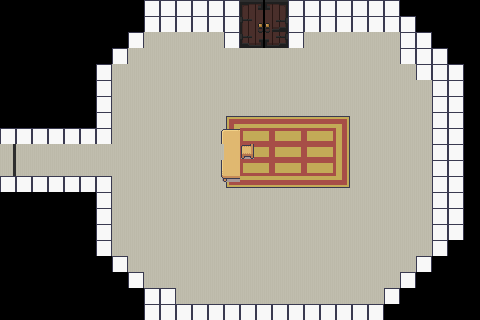

This is a level from a 2D game, rendered from its Tiled map with the project's own tilesets. A one-line summary and the complete map file follow:
An orthogonal 30x20 tile map with 16x16 px tiles, 4 tile layers (MainFloor, Walls, FurnitureAux, FurnitureSprites), 3 tilesets and 2 objects.

<map version="1.10" tiledversion="1.10.0" orientation="orthogonal" renderorder="right-down" width="30" height="20" tilewidth="16" tileheight="16" infinite="0" nextlayerid="12" nextobjectid="9">
 <tileset firstgid="1" name="Room_Builder_free_16x16" tilewidth="16" tileheight="16" tilecount="391" columns="17">
  <image source="Room_Builder_free_16x16.png" width="272" height="368" />
 </tileset>
 <tileset firstgid="392" source="Interiors_free_16x16.tsx" />
 <tileset firstgid="1816" source="Door.tsx" />
 <layer id="1" name="MainFloor" width="30" height="20">
  <data encoding="csv">
0,0,0,0,0,0,0,0,0,0,0,0,0,0,0,0,0,0,0,0,0,0,0,0,0,0,0,0,0,0,
0,0,0,0,0,0,0,0,0,0,0,329,329,329,329,329,329,329,329,329,329,329,329,329,0,0,0,0,0,0,
0,0,0,0,0,0,0,0,0,329,329,329,329,329,329,329,329,329,329,329,329,329,329,329,329,0,0,0,0,0,
0,0,0,0,0,0,0,0,329,329,329,329,329,329,329,329,329,329,329,329,329,329,329,329,329,0,0,0,0,0,
0,0,0,0,0,0,0,329,329,329,329,329,329,329,329,329,329,329,329,329,329,329,329,329,329,329,0,0,0,0,
0,0,0,0,0,0,0,329,329,329,329,329,329,329,329,329,329,329,329,329,329,329,329,329,329,329,329,0,0,0,
0,0,0,0,0,0,0,329,329,329,329,329,329,329,329,329,329,329,329,329,329,329,329,329,329,329,329,0,0,0,
0,0,0,0,0,0,0,329,329,329,329,329,329,329,329,329,329,329,329,329,329,329,329,329,329,329,329,329,0,0,
0,0,0,0,0,0,0,329,329,329,329,329,329,329,329,329,329,329,329,329,329,329,329,329,329,329,329,329,329,0,
329,329,329,329,329,329,329,329,329,329,329,329,329,329,329,329,329,329,329,329,329,329,329,329,329,329,329,329,329,0,
329,329,329,329,329,329,329,329,329,329,329,329,329,329,329,329,329,329,329,329,329,329,329,329,329,329,329,329,329,0,
0,0,0,0,0,0,0,329,329,329,329,329,329,329,329,329,329,329,329,329,329,329,329,329,329,329,329,329,329,0,
0,0,0,0,0,0,0,329,329,329,329,329,329,329,329,329,329,329,329,329,329,329,329,329,329,329,329,329,329,0,
0,0,0,0,0,0,0,329,329,329,329,329,329,329,329,329,329,329,329,329,329,329,329,329,329,329,329,329,329,0,
0,0,0,0,0,0,0,329,329,329,329,329,329,329,329,329,329,329,329,329,329,329,329,329,329,329,329,329,0,0,
0,0,0,0,0,0,0,329,329,329,329,329,329,329,329,329,329,329,329,329,329,329,329,329,329,329,329,0,0,0,
0,0,0,0,0,0,0,0,329,329,329,329,329,329,329,329,329,329,329,329,329,329,329,329,329,329,0,0,0,0,
0,0,0,0,0,0,0,0,0,329,329,329,329,329,329,329,329,329,329,329,329,329,329,329,329,0,0,0,0,0,
0,0,0,0,0,0,0,0,0,0,329,329,329,329,329,329,329,329,329,329,329,329,329,329,0,0,0,0,0,0,
0,0,0,0,0,0,0,0,0,0,0,0,0,0,0,0,0,0,0,0,0,0,0,0,0,0,0,0,0,0
</data>
 </layer>
 <layer id="3" name="Walls" width="30" height="20">
  <data encoding="csv">
0,0,0,0,0,0,0,0,0,43,43,43,43,43,43,43,43,43,43,43,43,43,43,43,43,0,0,0,0,0,
0,0,0,0,0,0,0,0,0,43,43,43,43,43,43,0,0,0,43,43,43,43,43,43,43,43,0,0,0,0,
0,0,0,0,0,0,0,0,43,0,0,0,0,0,43,0,0,0,43,0,0,0,0,0,0,43,43,0,0,0,
0,0,0,0,0,0,0,43,0,0,0,0,0,0,0,0,0,0,0,0,0,0,0,0,0,43,43,43,0,0,
0,0,0,0,0,0,43,0,0,0,0,0,0,0,0,0,0,0,0,0,0,0,0,0,0,0,43,43,43,0,
0,0,0,0,0,0,43,0,0,0,0,0,0,0,0,0,0,0,0,0,0,0,0,0,0,0,0,43,43,0,
0,0,0,0,0,0,43,0,0,0,0,0,0,0,0,0,0,0,0,0,0,0,0,0,0,0,0,43,43,0,
0,0,0,0,0,0,43,0,0,0,0,0,0,0,0,0,0,0,0,0,0,0,0,0,0,0,0,43,43,0,
43,43,43,43,43,43,43,0,0,0,0,0,0,0,0,0,0,0,0,0,0,0,0,0,0,0,0,43,43,0,
0,0,0,0,0,0,0,0,0,0,0,0,0,0,0,0,0,0,0,0,0,0,0,0,0,0,0,43,43,0,
0,0,0,0,0,0,0,0,0,0,0,0,0,0,0,0,0,0,0,0,0,0,0,0,0,0,0,43,43,0,
43,43,43,43,43,43,43,0,0,0,0,0,0,0,0,0,0,0,0,0,0,0,0,0,0,0,0,43,43,0,
0,0,0,0,0,0,43,0,0,0,0,0,0,0,0,0,0,0,0,0,0,0,0,0,0,0,0,43,43,0,
0,0,0,0,0,0,43,0,0,0,0,0,0,0,0,0,0,0,0,0,0,0,0,0,0,0,0,43,43,0,
0,0,0,0,0,0,43,0,0,0,0,0,0,0,0,0,0,0,0,0,0,0,0,0,0,0,0,43,43,0,
0,0,0,0,0,0,43,0,0,0,0,0,0,0,0,0,0,0,0,0,0,0,0,0,0,0,0,43,0,0,
0,0,0,0,0,0,0,43,0,0,0,0,0,0,0,0,0,0,0,0,0,0,0,0,0,0,43,0,0,0,
0,0,0,0,0,0,0,0,43,0,0,0,0,0,0,0,0,0,0,0,0,0,0,0,0,43,0,0,0,0,
0,0,0,0,0,0,0,0,0,43,43,0,0,0,0,0,0,0,0,0,0,0,0,0,43,0,0,0,0,0,
0,0,0,0,0,0,0,0,0,43,43,43,43,43,43,43,43,43,43,43,43,43,43,43,0,0,0,0,0,0
</data>
 </layer>
 <layer id="6" name="FurnitureAux" width="30" height="20">
  <data encoding="csv">
0,0,0,0,0,0,0,0,0,0,0,0,0,0,0,0,0,0,0,0,0,0,0,0,0,0,0,0,0,0,
0,0,0,0,0,0,0,0,0,0,0,0,0,0,0,0,0,0,0,0,0,0,0,0,0,0,0,0,0,0,
0,0,0,0,0,0,0,0,0,0,0,0,0,0,0,0,0,0,0,0,0,0,0,0,0,0,0,0,0,0,
0,0,0,0,0,0,0,0,0,0,0,0,0,0,0,0,0,0,0,0,0,0,0,0,0,0,0,0,0,0,
0,0,0,0,0,0,0,0,0,0,0,0,0,0,0,0,0,0,0,0,0,0,0,0,0,0,0,0,0,0,
0,0,0,0,0,0,0,0,0,0,0,0,0,0,0,0,0,0,0,0,0,0,0,0,0,0,0,0,0,0,
0,0,0,0,0,0,0,0,0,0,0,0,0,0,0,0,0,0,0,0,0,0,0,0,0,0,0,0,0,0,
0,0,0,0,0,0,0,0,0,0,0,0,0,0,0,640,640,640,640,640,641,642,0,0,0,0,0,0,0,0,
0,0,0,0,0,0,0,0,0,0,0,0,0,0,655,656,657,656,657,656,657,658,0,0,0,0,0,0,0,0,
0,0,0,0,0,0,0,0,0,0,0,0,0,0,655,656,657,656,657,656,657,658,0,0,0,0,0,0,0,0,
0,0,0,0,0,0,0,0,0,0,0,0,0,0,655,656,657,656,657,656,657,658,0,0,0,0,0,0,0,0,
0,0,0,0,0,0,0,0,0,0,0,0,0,0,671,672,672,672,672,672,673,674,0,0,0,0,0,0,0,0,
0,0,0,0,0,0,0,0,0,0,0,0,0,0,0,0,0,0,0,0,0,0,0,0,0,0,0,0,0,0,
0,0,0,0,0,0,0,0,0,0,0,0,0,0,0,0,0,0,0,0,0,0,0,0,0,0,0,0,0,0,
0,0,0,0,0,0,0,0,0,0,0,0,0,0,0,0,0,0,0,0,0,0,0,0,0,0,0,0,0,0,
0,0,0,0,0,0,0,0,0,0,0,0,0,0,0,0,0,0,0,0,0,0,0,0,0,0,0,0,0,0,
0,0,0,0,0,0,0,0,0,0,0,0,0,0,0,0,0,0,0,0,0,0,0,0,0,0,0,0,0,0,
0,0,0,0,0,0,0,0,0,0,0,0,0,0,0,0,0,0,0,0,0,0,0,0,0,0,0,0,0,0,
0,0,0,0,0,0,0,0,0,0,0,0,0,0,0,0,0,0,0,0,0,0,0,0,0,0,0,0,0,0,
0,0,0,0,0,0,0,0,0,0,0,0,0,0,0,0,0,0,0,0,0,0,0,0,0,0,0,0,0,0
</data>
 </layer>
 <layer id="5" name="FurnitureSprites" width="30" height="20">
  <data encoding="csv">
0,0,0,0,0,0,0,0,0,0,0,0,0,0,0,1816,1817,1818,0,0,0,0,0,0,0,0,0,0,0,0,
0,0,0,0,0,0,0,0,0,0,0,0,0,0,0,1822,1823,1830,0,0,0,0,0,0,0,0,0,0,0,0,
0,0,0,0,0,0,0,0,0,0,0,0,0,0,0,1828,1829,1830,0,0,0,0,0,0,0,0,0,0,0,0,
0,0,0,0,0,0,0,0,0,0,0,0,0,0,0,0,0,0,0,0,0,0,0,0,0,0,0,0,0,0,
0,0,0,0,0,0,0,0,0,0,0,0,0,0,0,0,0,0,0,0,0,0,0,0,0,0,0,0,0,0,
0,0,0,0,0,0,0,0,0,0,0,0,0,0,0,0,0,0,0,0,0,0,0,0,0,0,0,0,0,0,
0,0,0,0,0,0,0,0,0,0,0,0,0,0,0,0,0,0,0,0,0,0,0,0,0,0,0,0,0,0,
0,0,0,0,0,0,0,0,0,0,0,0,0,0,639,0,0,0,0,0,0,0,0,0,0,0,0,0,0,0,
0,0,0,0,0,0,0,0,0,0,0,0,0,557,558,0,0,0,0,0,0,0,0,0,0,0,0,0,0,0,
1821,0,0,0,0,0,0,0,0,0,0,0,0,0,574,751,0,0,0,0,0,0,0,0,0,0,0,0,0,0,
1821,0,0,0,0,0,0,0,0,0,0,0,0,573,574,0,0,0,0,0,0,0,0,0,0,0,0,0,0,0,
0,0,0,0,0,0,0,0,0,0,0,0,0,589,590,0,0,0,0,0,0,0,0,0,0,0,0,0,0,0,
0,0,0,0,0,0,0,0,0,0,0,0,0,0,0,0,0,0,0,0,0,0,0,0,0,0,0,0,0,0,
0,0,0,0,0,0,0,0,0,0,0,0,0,0,0,0,0,0,0,0,0,0,0,0,0,0,0,0,0,0,
0,0,0,0,0,0,0,0,0,0,0,0,0,0,0,0,0,0,0,0,0,0,0,0,0,0,0,0,0,0,
0,0,0,0,0,0,0,0,0,0,0,0,0,0,0,0,0,0,0,0,0,0,0,0,0,0,0,0,0,0,
0,0,0,0,0,0,0,0,0,0,0,0,0,0,0,0,0,0,0,0,0,0,0,0,0,0,0,0,0,0,
0,0,0,0,0,0,0,0,0,0,0,0,0,0,0,0,0,0,0,0,0,0,0,0,0,0,0,0,0,0,
0,0,0,0,0,0,0,0,0,0,0,0,0,0,0,0,0,0,0,0,0,0,0,0,0,0,0,0,0,0,
0,0,0,0,0,0,0,0,0,0,0,0,0,0,0,0,0,0,0,0,0,0,0,0,0,0,0,0,0,0
</data>
 </layer>
 <objectgroup id="7" name="Table">
  <object id="5" x="223.081" y="130.951" width="17.9623" height="46.9338" />
 </objectgroup>
 <objectgroup id="11" name="NextLevel">
  <object id="8" x="240.464" y="15.0652" width="48.0927" height="31.8687" />
 </objectgroup>
</map>
